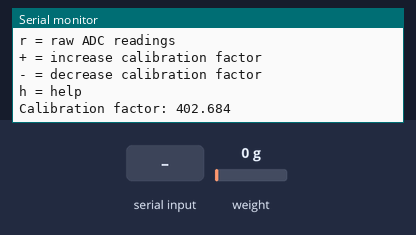
Bench run of a sketch on a simulated ESP32-C3. On the bench: the last lines printed to the serial monitor. The inputs (shaded band) are chosen by the test bench; at power-on: weight on the scale 0 g.

Above: at 9.7 s.
9.8 s: "+" received over Serial
At 11.9 s:
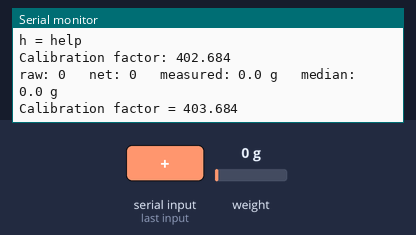
12.5 s: "c90\n" received over Serial
At 15.2 s:
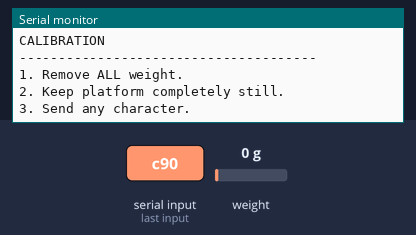
16.0 s: "90,45\n" received over Serial
At 21.6 s:
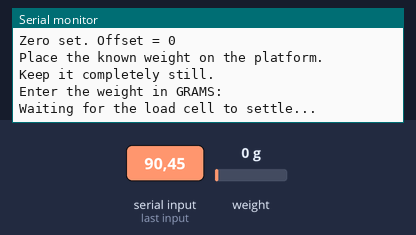
22.5 s: weight on the scale set to 100 g
At 26.8 s:
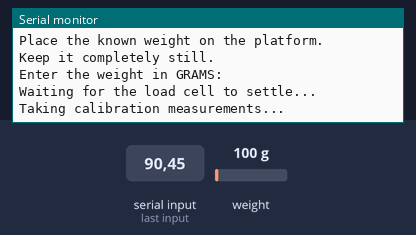
30.0 s: weight on the scale set to 1250 g
At 32.2 s:
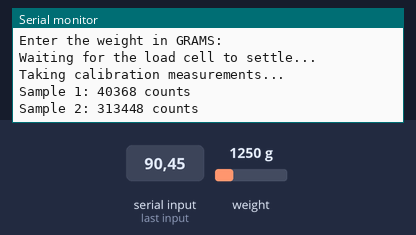

Measured:
- after the input at 9.8 s, the serial monitor: prints a new line after 1.2 s (image 1)
- after the input at 12.5 s, the serial monitor: prints a new line after 2.1 s (image 2)
- after the input at 16.0 s, the serial monitor: prints a new line after 5.1 s (image 3)
- after the input at 30.0 s, the serial monitor: prints a new line after 1.3 s (image 5)

The sketch:

hx711_esp32c3_scale_ecsep19_filtered.ino
```cpp
/*
 * ============================================================
 * ESP32-C3 Super Mini + HX711 + 5 kg Load Cell
 * ============================================================
 *
 * RESPONSIVE + STABLE SAMPLING VERSION
 *
 * Measurement pipeline:
 *
 *   HX711 raw readings
 *          ↓
 *   outlier rejection
 *          ↓
 *   trimmed average
 *          ↓
 *   short rolling median
 *          ↓
 *   displayed weight
 *
 *
 * The previous version used slow exponential smoothing.
 * That caused the displayed value to lag badly when weights
 * were added OR removed.
 *
 * This version is designed to:
 *
 *   - respond quickly to weight changes
 *   - reject random noise spikes
 *   - remain stable when weight is sitting still
 *   - behave similarly going UP and DOWN
 *   - avoid large artificial lag
 *
 *
 * WIRING
 *
 * Load Cell:
 *   Red   -> HX711 E+
 *   Black -> HX711 E-
 *   White -> HX711 A-
 *   Green -> HX711 A+
 *
 * HX711:
 *   VCC -> ESP32 3V3
 *   GND -> ESP32 GND
 *   DT  -> ESP32 GPIO4
 *   SCK -> ESP32 GPIO5
 *
 * SERIAL:
 *   115200 baud
 *
 *
 * COMMANDS:
 *
 *   t = tare
 *   c = calibrate
 *   r = raw readings
 *   + = increase calibration factor
 *   - = decrease calibration factor
 *   h = help
 *
 * ============================================================
 */

#include "HX711.h"


// ============================================================
// PINS
// ============================================================

const int DOUT_PIN = 4;
const int SCK_PIN  = 5;


// ============================================================
// HX711
// ============================================================

HX711 scale;


// ============================================================
// CALIBRATION
// ============================================================
//
// This will be replaced after calibration.
//
// Your latest calibration produced approximately:
//
//     -49.895
//
// BUT your newest calibration produced:
//
//     +402.684
//
// Therefore we use the newest value.
//
// ============================================================

float calFactor = 402.684;


// ============================================================
// RAW SAMPLING
// ============================================================
//
// Number of ADC readings collected for one measurement.
//
// 25 gives us much better noise rejection than 5 without
// creating a huge amount of lag.
//
// ============================================================

const int RAW_SAMPLES = 25;


// Number of readings removed from each end after sorting.
//
// 25 samples:
//
// remove lowest 4
// remove highest 4
// average remaining 17
//
// This removes isolated spikes.
const int TRIM_COUNT = 4;


// ============================================================
// MEDIAN HISTORY
// ============================================================
//
// Instead of slowly averaging old measurements forever,
// we keep only a SHORT history.
//
// This means the scale can respond quickly when the weight
// changes.
//
// ============================================================

const int HISTORY_SIZE = 5;

float weightHistory[HISTORY_SIZE];

int historyIndex = 0;

int historyCount = 0;


// ============================================================
// TIMING
// ============================================================

const unsigned long PRINT_INTERVAL = 300;

unsigned long lastPrint = 0;


// ============================================================
// ZERO SETTINGS
// ============================================================

const float ZERO_RANGE = 3.0;

const float ZERO_DEADBAND = 1.5;

const unsigned long ZERO_DELAY = 5000;

const float ZERO_TRACK_RATE = 0.003;

unsigned long nearZeroSince = 0;


// ============================================================
// HELPER: SORT LONG ARRAY
// ============================================================

void sortLongArray(long values[], int count)
{
  for (int i = 0; i < count - 1; i++)
  {
    for (int j = i + 1; j < count; j++)
    {
      if (values[j] < values[i])
      {
        long temp = values[i];

        values[i] = values[j];

        values[j] = temp;
      }
    }
  }
}


// ============================================================
// HELPER: SORT FLOAT ARRAY
// ============================================================

void sortFloatArray(float values[], int count)
{
  for (int i = 0; i < count - 1; i++)
  {
    for (int j = i + 1; j < count; j++)
    {
      if (values[j] < values[i])
      {
        float temp = values[i];

        values[i] = values[j];

        values[j] = temp;
      }
    }
  }
}


// ============================================================
// GET ROBUST RAW READING
// ============================================================
//
// 25 readings are collected.
//
// Then:
//
//     sort
//     ↓
//     remove 4 lowest
//     ↓
//     remove 4 highest
//     ↓
//     average middle 17
//
// ============================================================

long getRobustRaw()
{
  long readings[RAW_SAMPLES];


  for (int i = 0; i < RAW_SAMPLES; i++)
  {
    if (!scale.wait_ready_timeout(1000))
    {
      return scale.read();
    }

    readings[i] = scale.read();
  }


  sortLongArray(
    readings,
    RAW_SAMPLES
  );


  long total = 0;

  int start = TRIM_COUNT;

  int end =
    RAW_SAMPLES - TRIM_COUNT;


  int count =
    end - start;


  for (int i = start; i < end; i++)
  {
    total += readings[i];
  }


  return total / count;
}


// ============================================================
// MEDIAN OF RECENT WEIGHTS
// ============================================================
//
// The median is excellent for removing sudden spikes.
//
// Example:
//
//     100
//     101
//     100
//     250   <-- bad reading
//     101
//
// Median:
//
//     101
//
// rather than allowing 250 to pull the displayed value upward.
//
// ============================================================

float getMedianWeight()
{
  float values[HISTORY_SIZE];


  for (int i = 0; i < historyCount; i++)
  {
    values[i] =
      weightHistory[i];
  }


  sortFloatArray(
    values,
    historyCount
  );


  if (historyCount % 2 == 1)
  {
    return values[
      historyCount / 2
    ];
  }
  else
  {
    int a =
      (historyCount / 2) - 1;

    int b =
      historyCount / 2;

    return
      (values[a] + values[b]) / 2.0;
  }
}


// ============================================================
// ADD WEIGHT TO HISTORY
// ============================================================

float addWeightToHistory(float weight)
{
  weightHistory[historyIndex] =
    weight;


  historyIndex++;

  if (historyIndex >= HISTORY_SIZE)
  {
    historyIndex = 0;
  }


  if (historyCount < HISTORY_SIZE)
  {
    historyCount++;
  }


  return getMedianWeight();
}


// ============================================================
// CLEAR FILTER HISTORY
// ============================================================

void clearHistory()
{
  historyIndex = 0;

  historyCount = 0;


  for (int i = 0; i < HISTORY_SIZE; i++)
  {
    weightHistory[i] = 0.0;
  }
}


// ============================================================
// HELP
// ============================================================

void printHelp()
{
  Serial.println();

  Serial.println("======================================");
  Serial.println("COMMANDS");
  Serial.println("======================================");

  Serial.println("t = manual tare / zero");
  Serial.println("c = calibrate");
  Serial.println("r = raw ADC readings");
  Serial.println("+ = increase calibration factor");
  Serial.println("- = decrease calibration factor");
  Serial.println("h = help");

  Serial.println();

  Serial.print("Calibration factor: ");

  Serial.println(
    calFactor,
    3
  );

  Serial.println();
}


// ============================================================
// TARE
// ============================================================

void doTare()
{
  Serial.println();

  Serial.println("--------------------------------------");
  Serial.println("TARING");
  Serial.println("--------------------------------------");

  Serial.println("Remove ALL weight.");

  Serial.println("Keep the platform completely still.");

  Serial.println();


  delay(1500);


  if (!scale.wait_ready_timeout(2000))
  {
    Serial.println(
      "ERROR: HX711 did not become ready."
    );

    return;
  }


  // More readings for a cleaner zero point

  scale.tare(50);


  Serial.print("Done. Offset = ");

  Serial.println(
    scale.get_offset()
  );


  // Clear all previous filtered values

  clearHistory();


  nearZeroSince =
    millis();


  Serial.println();

  Serial.println("ZERO COMPLETE.");

  Serial.println();
}


// ============================================================
// RAW DUMP
// ============================================================

void doRawDump()
{
  Serial.println();

  Serial.println("--------------------------------------");
  Serial.println("RAW ADC READINGS");
  Serial.println("--------------------------------------");


  for (int i = 0; i < 20; i++)
  {
    if (!scale.wait_ready_timeout(1000))
    {
      Serial.println("HX711 timeout.");

      continue;
    }


    long raw =
      scale.read();


    Serial.print("RAW: ");

    Serial.println(raw);


    delay(100);
  }


  Serial.println();
}


// ============================================================
// CALIBRATION
// ============================================================

void doCalibrate()
{
  Serial.println();

  Serial.println("--------------------------------------");
  Serial.println("CALIBRATION");
  Serial.println("--------------------------------------");


  Serial.println(
    "1. Remove ALL weight."
  );

  Serial.println(
    "2. Keep platform completely still."
  );

  Serial.println(
    "3. Send any character."
  );


  while (!Serial.available())
  {
    delay(10);
  }


  while (Serial.available())
  {
    Serial.read();
  }


  delay(1500);


  // ----------------------------------------------------------
  // TARE
  // ----------------------------------------------------------

  if (!scale.wait_ready_timeout(2000))
  {
    Serial.println(
      "HX711 timeout during tare."
    );

    return;
  }


  scale.tare(50);


  Serial.print("Zero set. Offset = ");

  Serial.println(
    scale.get_offset()
  );


  Serial.println();

  Serial.println(
    "Place the known weight on the platform."
  );

  Serial.println(
    "Keep it completely still."
  );

  Serial.println();

  Serial.println(
    "Enter the weight in GRAMS:"
  );


  // ----------------------------------------------------------
  // READ KNOWN WEIGHT
  // ----------------------------------------------------------

  Serial.setTimeout(30000);

  float knownWeight =
    Serial.parseFloat();


  while (Serial.available())
  {
    Serial.read();
  }


  if (knownWeight <= 0)
  {
    Serial.println();

    Serial.println(
      "Invalid weight."
    );

    Serial.println(
      "Calibration cancelled."
    );

    return;
  }


  // ----------------------------------------------------------
  // SETTLE
  // ----------------------------------------------------------

  Serial.println();

  Serial.println(
    "Waiting for the load cell to settle..."
  );


  delay(5000);


  // ----------------------------------------------------------
  // STABILITY MEASUREMENT
  // ----------------------------------------------------------
  //
  // Take 15 robust measurements.
  //
  // We then average them.
  //
  // This gives us a much more reliable calibration factor.
  //
  // ----------------------------------------------------------

  const int CAL_SAMPLES = 15;

  long calibrationValues[CAL_SAMPLES];


  Serial.println();

  Serial.println(
    "Taking calibration measurements..."
  );


  for (int i = 0; i < CAL_SAMPLES; i++)
  {
    long raw =
      getRobustRaw();


    long net =
      raw - scale.get_offset();


    calibrationValues[i] =
      net;


    Serial.print("Sample ");

    Serial.print(i + 1);

    Serial.print(": ");

    Serial.print(net);

    Serial.println(" counts");


    delay(250);
  }


  // ----------------------------------------------------------
  // SORT CALIBRATION VALUES
  // ----------------------------------------------------------

  sortLongArray(
    calibrationValues,
    CAL_SAMPLES
  );


  // ----------------------------------------------------------
  // TRIM CALIBRATION OUTLIERS
  // ----------------------------------------------------------

  const int CAL_TRIM = 3;


  long total = 0;

  int start =
    CAL_TRIM;

  int end =
    CAL_SAMPLES - CAL_TRIM;


  for (int i = start; i < end; i++)
  {
    total +=
      calibrationValues[i];
  }


  int usable =
    end - start;


  long averageCounts =
    total / usable;


  // ----------------------------------------------------------
  // CALCULATE FACTOR
  // ----------------------------------------------------------

  calFactor =
    (float)averageCounts /
    knownWeight;


  scale.set_scale(
    calFactor
  );


  // ----------------------------------------------------------
  // RESULTS
  // ----------------------------------------------------------

  Serial.println();

  Serial.println("--------------------------------------");
  Serial.println("CALIBRATION COMPLETE");
  Serial.println("--------------------------------------");


  Serial.print("Known weight: ");

  Serial.print(
    knownWeight,
    2
  );

  Serial.println(" g");


  Serial.print("Stable average counts: ");

  Serial.println(
    averageCounts
  );


  Serial.print("New calibration factor: ");

  Serial.println(
    calFactor,
    3
  );


  Serial.println();

  Serial.println(
    "Copy this value into calFactor at"
  );

  Serial.println(
    "the top of the sketch."
  );


  Serial.println();


  // Clear old filter data

  clearHistory();


  // Do not allow zero tracking while weight is present

  nearZeroSince = 0;
}


// ============================================================
// AUTOMATIC ZERO TRACKING
// ============================================================
//
// IMPORTANT:
//
// This only operates when the measured weight is already
// extremely close to zero.
//
// It cannot tare away a real 57 g, 81.5 g, etc.
//
// ============================================================

void updateZeroTracking(float grams)
{
  if (fabs(grams) > ZERO_RANGE)
  {
    nearZeroSince = 0;

    return;
  }


  if (nearZeroSince == 0)
  {
    nearZeroSince =
      millis();

    return;
  }


  if (
    millis() - nearZeroSince
    <
    ZERO_DELAY
  )
  {
    return;
  }


  if (!scale.wait_ready_timeout(1000))
  {
    return;
  }


  long currentRaw =
    scale.read_average(10);


  long currentOffset =
    scale.get_offset();


  long error =
    currentRaw -
    currentOffset;


  long correction =
    (long)(
      error *
      ZERO_TRACK_RATE
    );


  if (
    correction == 0 &&
    error != 0
  )
  {
    correction =
      (error > 0) ? 1 : -1;
  }


  scale.set_offset(
    currentOffset +
    correction
  );
}


// ============================================================
// COMMAND HANDLER
// ============================================================

void handleCommand(char command)
{
  switch (command)
  {
    case 't':

      doTare();

      break;


    case 'c':

      doCalibrate();

      break;


    case 'r':

      doRawDump();

      break;


    case '+':

      calFactor += 1.0;

      scale.set_scale(
        calFactor
      );

      Serial.print(
        "Calibration factor = "
      );

      Serial.println(
        calFactor,
        3
      );

      break;


    case '-':

      calFactor -= 1.0;

      scale.set_scale(
        calFactor
      );

      Serial.print(
        "Calibration factor = "
      );

      Serial.println(
        calFactor,
        3
      );

      break;


    case 'h':

      printHelp();

      break;


    default:

      break;
  }
}


// ============================================================
// SETUP
// ============================================================

void setup()
{
  Serial.begin(115200);


  delay(2000);


  Serial.println();

  Serial.println("======================================");

  Serial.println(
    "HX711 + ESP32-C3 SCALE"
  );

  Serial.println(
    "RESPONSIVE STABLE SAMPLING"
  );

  Serial.println(
    "======================================"
  );

  Serial.println();


  // Start HX711

  scale.begin(
    DOUT_PIN,
    SCK_PIN
  );


  if (
    scale.wait_ready_timeout(2000)
  )
  {
    Serial.println(
      "HX711 detected."
    );
  }
  else
  {
    Serial.println(
      "WARNING: HX711 not responding."
    );

    Serial.println(
      "Check VCC, GND, DT->GPIO4, SCK->GPIO5."
    );
  }


  // Set calibration

  scale.set_scale(
    calFactor
  );


  // Initial tare

  doTare();


  printHelp();
}


// ============================================================
// MAIN LOOP
// ============================================================

void loop()
{
  // ----------------------------------------------------------
  // SERIAL COMMANDS
  // ----------------------------------------------------------

  while (Serial.available())
  {
    char command =
      (char)Serial.read();

    handleCommand(command);
  }


  // ----------------------------------------------------------
  // MEASUREMENT TIMING
  // ----------------------------------------------------------

  if (
    millis() - lastPrint
    >=
    PRINT_INTERVAL
  )
  {
    lastPrint =
      millis();


    // --------------------------------------------------------
    // HX711 READY
    // --------------------------------------------------------

    if (
      !scale.wait_ready_timeout(1000)
    )
    {
      Serial.println(
        "HX711 timeout - check wiring/power."
      );

      return;
    }


    // --------------------------------------------------------
    // ROBUST RAW MEASUREMENT
    // --------------------------------------------------------

    long raw =
      getRobustRaw();


    // --------------------------------------------------------
    // OFFSET
    // --------------------------------------------------------

    long offset =
      scale.get_offset();


    // --------------------------------------------------------
    // NET COUNTS
    // --------------------------------------------------------

    long net =
      raw - offset;


    // --------------------------------------------------------
    // CONVERT TO GRAMS
    // --------------------------------------------------------

    float measuredWeight =
      (float)net /
      calFactor;


    // --------------------------------------------------------
    // ZERO TRACKING
    // --------------------------------------------------------

    updateZeroTracking(
      measuredWeight
    );


    // --------------------------------------------------------
    // ADD TO SHORT HISTORY
    // --------------------------------------------------------

    float displayedWeight =
      addWeightToHistory(
        measuredWeight
      );


    // --------------------------------------------------------
    // ZERO DEAD BAND
    // --------------------------------------------------------

    if (
      fabs(displayedWeight)
      <
      ZERO_DEADBAND
    )
    {
      displayedWeight = 0.0;
    }


    // --------------------------------------------------------
    // PRINT
    // --------------------------------------------------------

    Serial.print("raw: ");

    Serial.print(raw);


    Serial.print("   net: ");

    Serial.print(net);


    Serial.print("   measured: ");

    Serial.print(
      measuredWeight,
      1
    );


    Serial.print(" g   median: ");

    Serial.print(
      displayedWeight,
      1
    );


    Serial.println(" g");
  }
}
```
